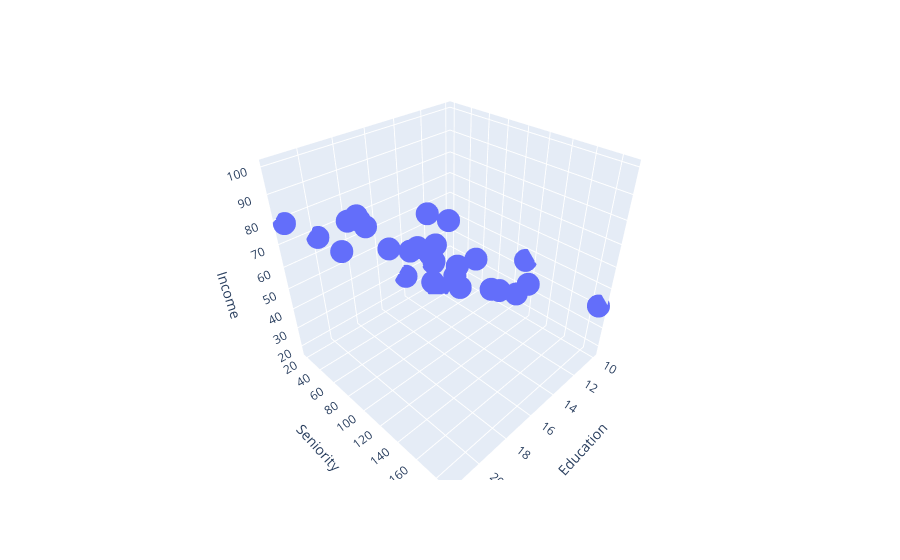

Notebook code cell kept with this figure:
### Code cell
import plotly.express as px

fig = px.scatter_3d(income_df, x='Education', y='Seniority', z='Income')
fig.show()

### Figure 1 — Plotly figure (JSON) as saved in the notebook; plotly's stock layout.template omitted (floating-point values rounded to 4 significant figures)
{"data": [{"hovertemplate": "Education=%{x}<br>Seniority=%{y}<br>Income=%{z}<extra></extra>", "legendgroup": "", "marker": {"color": "#636efa", "symbol": "circle"}, "mode": "markers", "name": "", "scene": "scene", "showlegend": false, "type": "scatter3d", "x": [21.59, 18.28, 12.07, 17.03, 19.93, 18.28, 19.93, 21.17, 20.34, 10, 13.72, 18.69, 11.66, 16.62, 10, 20.34, 14.14, 16.62, 16.62, 20.34, 18.28, 14.55, 17.45, 10.41, 21.59, 11.24, 19.93, 11.66, 12.07, 17.03], "y": [113.1, 119.3, 100.7, 187.6, 20, 26.21, 150.3, 82.07, 88.28, 113.1, 51.03, 144.1, 20, 94.48, 187.6, 94.48, 20, 44.83, 175.2, 187.6, 100.7, 137.9, 94.48, 32.41, 20, 44.83, 169.0, 57.24, 32.41, 106.9], "z": [99.92, 92.58, 34.68, 78.7, 68.01, 71.5, 87.97, 79.81, 90.01, 45.66, 31.91, 96.28, 27.98, 66.6, 41.53, 89.0, 28.82, 57.68, 70.11, 98.83, 74.7, 53.53, 72.08, 18.57, 78.81, 21.39, 90.81, 22.64, 17.61, 74.61]}], "layout": {"legend": {"tracegroupgap": 0}, "margin": {"t": 60}, "scene": {"domain": {"x": [0, 1], "y": [0, 1]}, "xaxis": {"title": {"text": "Education"}}, "yaxis": {"title": {"text": "Seniority"}}, "zaxis": {"title": {"text": "Income"}}}}}
